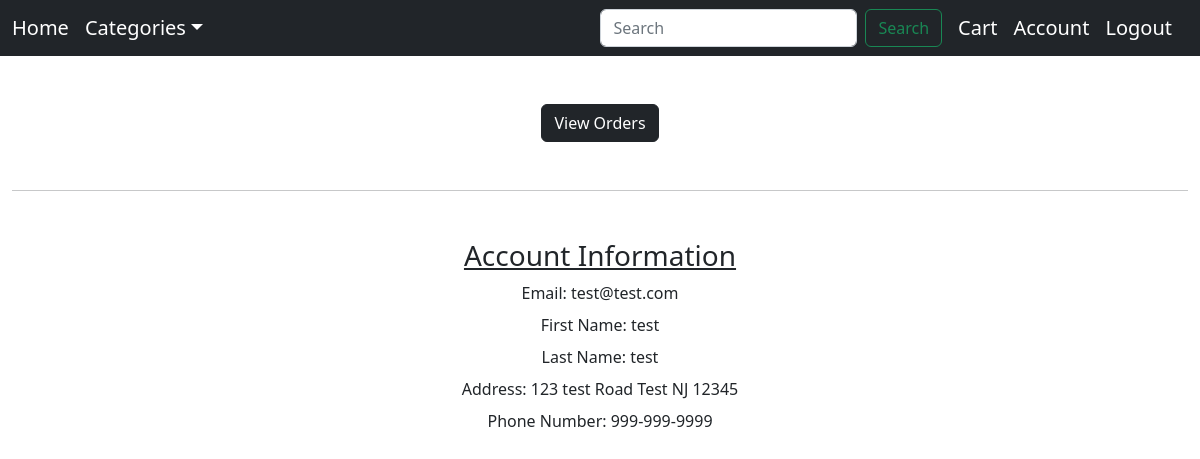
The app's page /account.php (signed in) with its own data.
### tables this page shows
CREATE TABLE `customer` (
  `accountNumber` char(8) NOT NULL,
  `email` varchar(128) NOT NULL,
  `Fname` varchar(128) DEFAULT NULL,
  `Lname` varchar(128) DEFAULT NULL,
  `password` varchar(255) NOT NULL,
  `address` varchar(128) NOT NULL,
  `phoneNumber` varchar(128) DEFAULT NULL,
  `dateOpened` date NOT NULL
);

### account.php (the view, shortened to what this page needs)
<?php
require_once './db_connect.php';
$query = $db->prepare("SELECT * FROM customer where accountNumber = :accountNumber");
$query->bindValue(':accountNumber', $_SESSION['account']);
$query->execute();
$accountInfo = $query->fetch();
?>
<!doctype html>
<html lang="en">
<head>
  <link href="https://cdn.jsdelivr.net/npm/bootstrap@5.2.2/dist/css/bootstrap.min.css" rel="stylesheet">
</head>
<body>
  <nav class="navbar navbar-expand navbar-dark bg-dark mb-5">
    <div class="container-fluid">
      <a class="navbar-brand" href="./homepage.php">Home</a>
      <div class="collapse navbar-collapse">
        <ul class="navbar-nav">
          <li class="nav-item dropdown">
            <a class="navbar-brand dropdown-toggle" href="#" data-bs-toggle="dropdown">Categories</a>
          </li>
        </ul>
      </div>
      <form class="d-flex" role="search" method="get" action="./homepage.php">
                <input class="form-control me-2" type="search" placeholder="Search" aria-label="Search" name="searchQuery">
                <button class="btn btn-outline-success me-3" type="submit">Search</button>
            </form>
      <a class="navbar-brand" href="./cart.php">Cart</a>
      <a class="navbar-brand" href="./account.php">Account</a>
      <a class="navbar-brand" href="./scripts/logout.php">Logout</a>
    </div>
  </nav>
  <div class="mx-auto container-fluid text-center">
    <?php if ($_SESSION['userType'] == 'customer') {
      echo '<a href="./orderList.php" class="btn btn-dark">View Orders</a>';
    }
    echo '<hr>';
    echo '<h3><u>Account Information</u></h3>';
    echo 'Email: '.$accountInfo['email'];
    echo 'First Name: '.$accountInfo['Fname'];
    echo 'Last Name: '.$accountInfo['Lname'];
    echo 'Address: '.$accountInfo['address'];
    echo 'Phone Number: '.$accountInfo['phoneNumber'];
    ?>
  </div>
</body>
</html>

### records on screen
customer: email "test@test.com", Fname "test", Lname "test", address "123 test Road Test NJ 12345", phoneNumber "999-999-9999"
